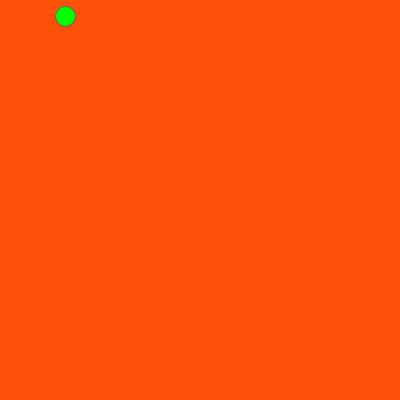
Frame 1 (no input)
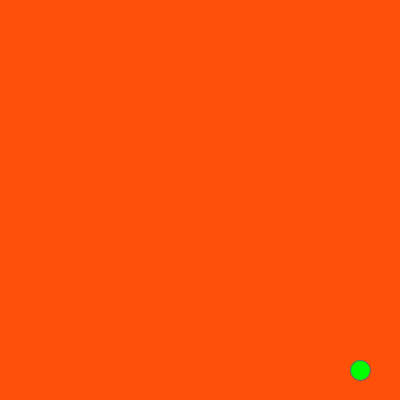
Frame 60 (the mouse pressed at the canvas centre just before this capture)
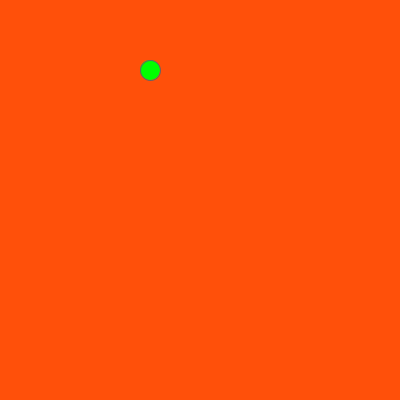
Frame 120 (the mouse held since frame 60 and released just before this capture)

The Processing sketch that drew these frames (run headless with seeded random() and noise(); from frame 60 on, the mouse is pressed at the canvas centre):

// Processing sketch: processing_59266
// ── processing_59266.pde

int x,y;
int xspeed,yspeed;

void setup(){
  size(400,400);
  smooth();
  ellipseMode(CENTER);
  x=60;
  y=10;
  xspeed=5;
  yspeed=6;
}

void draw() {
  
  x=x+xspeed;
  y=y+yspeed;
  if(y>=400 || y<=0) {
  yspeed=yspeed*-1;
  }
  if (x>400 || x<=0) {
    xspeed=xspeed*-1;
  }
  background(280,80,10);
  
  stroke(100);
  fill(0,255,0);
  ellipse(x,y,20,20);
}
